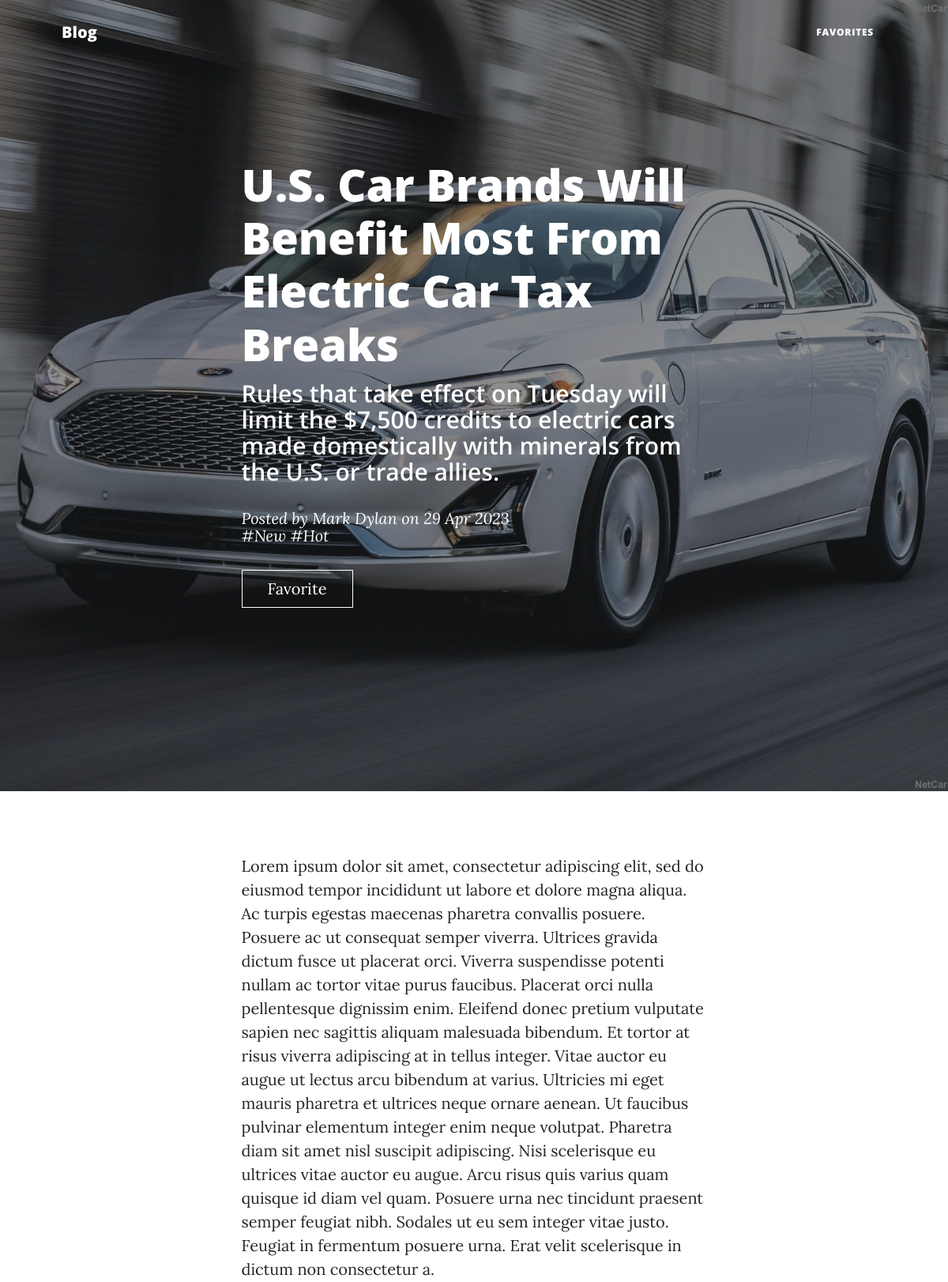
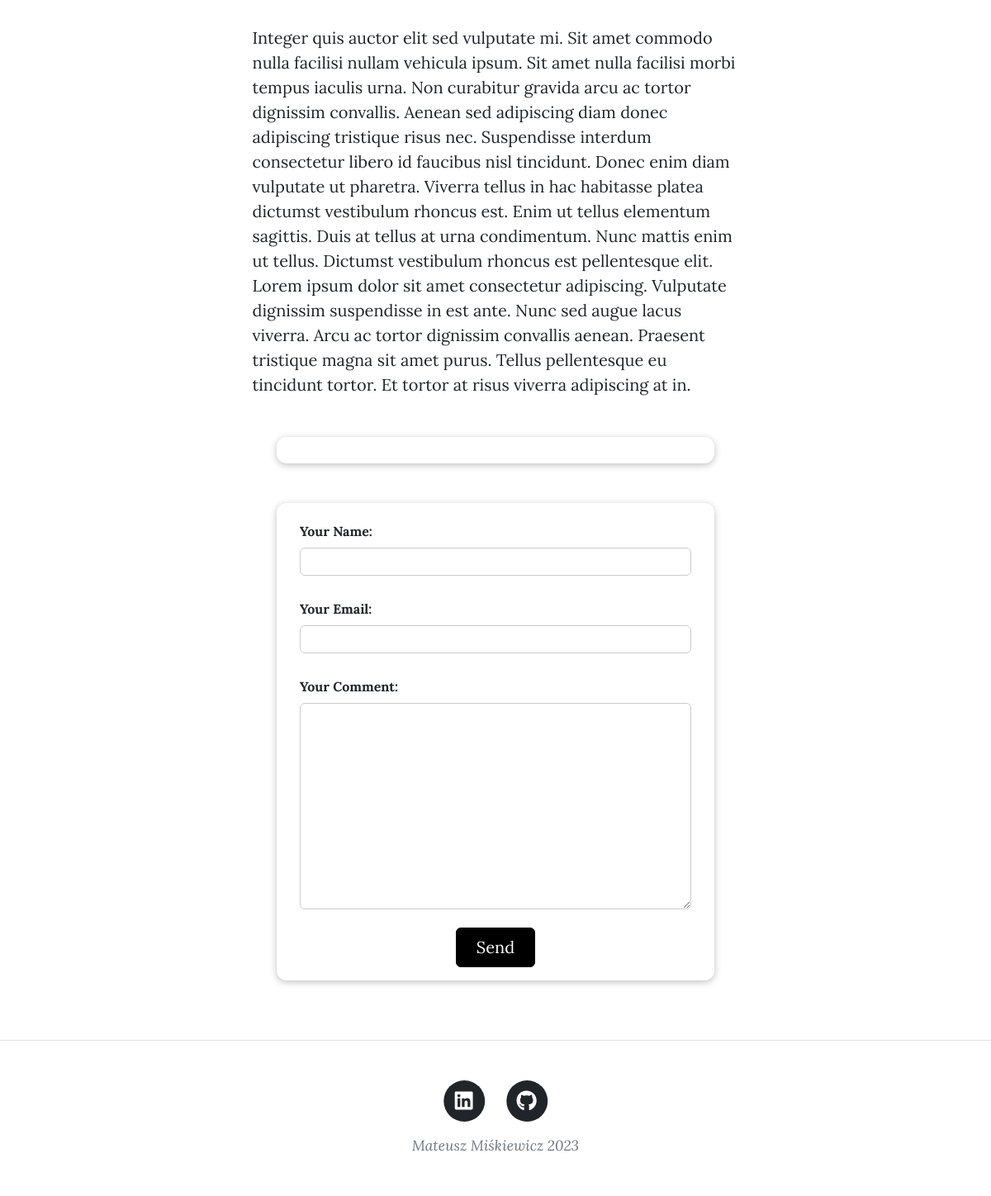
Page /posts/electric-vehicles-tax-credits on the committed database (2 pictures, top to bottom).
### blog/models.py (models this page shows, shortened)
class Post(models.Model):
    title = models.CharField(max_length=100)
    excerpt = models.CharField(max_length=200)
    image = models.ImageField(upload_to="posts", null=True)
    date = models.DateField(auto_now=True)
    slug = models.SlugField(unique=True, db_index=True)
    content = models.TextField(validators=[MinLengthValidator(10)])
    author = models.ForeignKey(Author, on_delete=models.SET_NULL, null=True, related_name="posts")
    tags = models.ManyToManyField(Tag)

class Author(models.Model):
    first_name = models.CharField(max_length=100)
    last_name = models.CharField(max_length=100)
    email = models.EmailField(unique=True)
    def __str__(self):
        return f"{self.first_name} {self.last_name}"

class Tag(models.Model):
    caption = models.CharField(max_length=50)
    def __str__(self):
        return f"{self.caption}"

### blog/views.py (the view, shortened to what this page needs)
# urls.py: path("posts/<slug:slug>", views.post, name="post-page"),
def post(request, slug):
    identified_post = get_object_or_404(Post, slug=slug)
    stored_posts = request.session.get("stored_posts")
    if stored_posts is not None:
        is_marked_as_favorite = identified_post.id in stored_posts
    else:
        is_marked_as_favorite = False
    form = CommentForm()
    return render(request, "blog/post.html", {
        "post": identified_post,
        "form": form,
        "comments": identified_post.comments.all().order_by("-id"),
        "is_marked_as_favorite": is_marked_as_favorite,
    })

### blog/forms.py
class CommentForm(forms.ModelForm):
    class Meta:
        model = Comment
        exclude = ["post"]
        labels = {
            "user_name": "Your Name",
            "user_email": "Your Email",
            "comment_text": "Your Comment",
        }
        error_messages = {
            "user_name": {
                "required": "Your name must not be empty",
                "max_length": "Please enter a shorter name",
            }
        }

### blog/templates/blog/post.html (shortened to what this page needs)
{% extends "base.html" %}
{% load static %}
{% block body_block %}
        <header class="masthead" style="background-image: url('{{ post.image.url }}')">
            <div class="container position-relative px-4 px-lg-5">
                <div class="row gx-4 gx-lg-5 justify-content-center">
                    <div class="col-md-10 col-lg-8 col-xl-7">
                        <div class="post-heading">
                            <h1>{{ post.title }}</h1>
                            <h2 class="subheading">{{ post.excerpt }}</h2>
                            <span class="meta">
                                Posted by <a href="{{ post.author.email }}">{{ post.author }}</a> on {{ post.date | date:"d M Y" }}
                            </span>
                            <span class="meta">
                                {% for tag in post.tags.all %}
                                    #{{ tag }}
                                {% endfor %}
                            </span>
                        </div>
                        <div id="mark-favorite">
                            <form action="{% url 'favorites' %}" method="POST">
                            <button>
                            {% if is_marked_as_favorite %}
                                Remove from favorites
                            {% else %}
                                Favorite
                            {% endif %}
                            </button>
                                </form>
                        </div>
                    </div>
                </div>
            </div>
        </header>
        <article class="mb-4">
            <div class="container px-4 px-lg-5">
                <div class="row gx-4 gx-lg-5 justify-content-center">
                    <div class="col-md-10 col-lg-8 col-xl-7">
                        <p>{{ post.content | linebreaks }}</p>
                        <section id="comments">
                        </section>
                        <form id="comment-form" action="{% url 'post-page' post.slug %}" method="POST">
                                {% for field in form %}
                              <div class ="form-control {% if field.errors %}invalid{% endif %}">
                                {{ field.label_tag }}
                                {{ field }}
                             </div>
                                {% endfor %}
                             <center><button type="submit">Send</button></center>
                        </form>
                    </div>
                </div>
            </div>
        </article>
{% endblock %}

### rows in the picture
Post: image (picture), title "U.S. Car Brands Will Benefit Most From Electric Car Tax Breaks", excerpt "Rules that take effect on Tuesday will limit the $7,500 credits to electric cars made domestically with minerals from the U.S. or trade allies.", author "Mark Dylan", date "29 Apr 2023", content "Lorem ipsum dolor sit amet, consectetur adipiscing elit, sed do eiusmod tempor incididunt ut labore et dolore magna aliqua. Ac turpis egestas maecenas pharetra convallis posuere. Posuere ac ut consequat semper viverra. Ultrices gravida dictum fusce ut placerat orci. Viverra suspendisse potenti nullam ac tortor vitae purus faucibus. Placerat orci nulla pellentesque dignissim enim. Eleifend donec pretium vulputate sapien nec sagittis aliquam malesuada bibendum. Et tortor at risus viverra adipiscing at in tellus integer. Vitae auctor eu augue ut lectus arcu bibendum at varius. Ultricies mi eget mauris pharetra et ultrices neque ornare aenean. Ut faucibus pulvinar elementum integer enim neque…"
Tag: caption "New"
Tag: caption "Hot"

### other values in the picture
{{ field.label_tag }} "Your Name:" "Your Email:" "Your Comment:"
